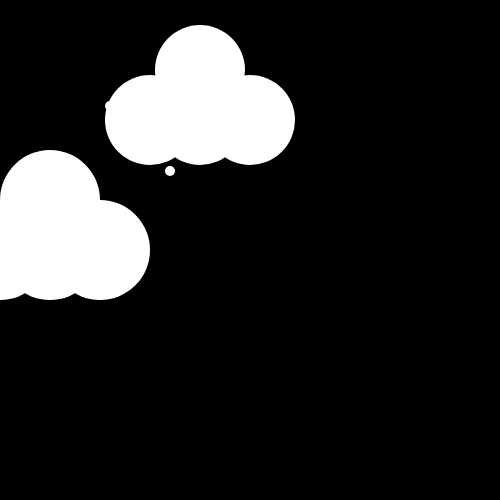
Frame 1 (no input)
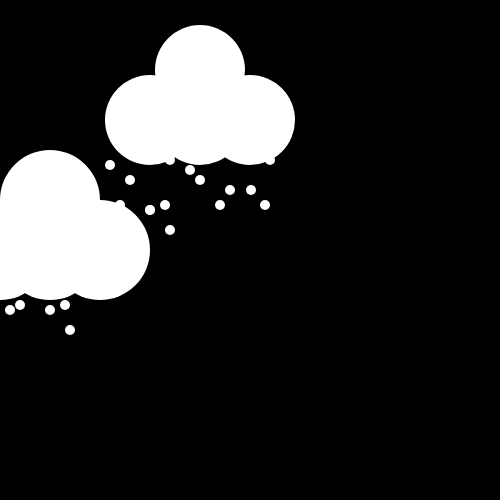
Frame 60 (no input)
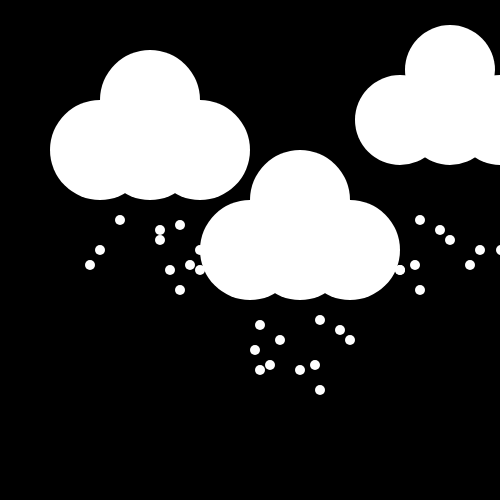
Frame 120 (the mouse pressed at the canvas centre since frame 60)

The p5.js sketch that drew these frames (run headless with seeded random() and noise() and a simulated clock; from frame 60 on, the mouse is pressed at the canvas centre):

// p5.js sketch
// ── sketch.js
let y = 0;


function setup() {
  createCanvas(500, 500);
   background(0);

}

function draw() {

  stroke(0);
  y +=1;

//cloud 1 - the main cloud (middle)
   background(0)
  
   noStroke()
   fill(255);
   circle(0+mouseX, 250, 100);
   circle(50+mouseX, 200, 100);
   circle(100+mouseX, 250, 100);
   circle(50+mouseX, 250, 100);
   
//rain
   circle(10+mouseX, 250+y, 10);
   circle(30+mouseX, 220+y, 10);
   circle(50+mouseX, 250+y, 10);
   circle(70+mouseX, 250+y+20, 10);

   circle(100+mouseX, 220+y, 10);
   circle(90+mouseX, 210+y, 10);
   circle(10+mouseX, 205+y, 10);
   circle(5+mouseX, 230+y, 10);
   circle(70+mouseX, 200+y, 10);
   circle(65+mouseX, 245+y, 10);
   circle(20+mouseX, 245+y, 10);
   





//cloud 2 (the left)
   circle(-150+mouseX, 150, 100);
   circle(-100+mouseX, 100, 100);
   circle(-50+mouseX, 150, 100);
   circle(-100+mouseX, 150, 100);

//rain 2
   circle(-80+mouseX, 150+y, 10);
   circle(-30+mouseX, 120+y, 10);
   circle(-50+mouseX, 150+y, 10);
   circle(-70+mouseX, 150+y+20, 10);

   circle(-90+mouseX, 120+y, 10);
   circle(-90+mouseX, 110+y, 10);
   circle(-70+mouseX, 105+y, 10);
   circle(-50+mouseX, 130+y, 10);
   circle(-30+mouseX, 100+y, 10);
   circle(-60+mouseX, 145+y, 10);

   circle(-150+mouseX, 130+y, 10);
   circle(-130+mouseX, 100+y, 10);
   circle(-160+mouseX, 145+y, 10);








// cloud 3 (the right)
   circle(150+mouseX, 120, 90);
   circle(200+mouseX, 70, 90);
   circle(250+mouseX, 120, 90);
   circle(200+mouseX, 120, 90);



//rain 3
   circle(150+mouseX, 150+y, 10);
   circle(130+mouseX, 120+y, 10);
   circle(150+mouseX, 150+y, 10);
   circle(170+mouseX, 150+y+20, 10);

   circle(200+mouseX, 120+y, 10);
   circle(190+mouseX, 110+y, 10);
   circle(110+mouseX, 105+y, 10);
   circle(251+mouseX, 130+y, 10);
   circle(170+mouseX, 100+y, 10);
   circle(165+mouseX, 145+y, 10);
   circle(120+mouseX, 145+y, 10);

   circle(230+mouseX, 130+y, 10);
   circle(270+mouseX, 100+y, 10);
   circle(265+mouseX, 145+y, 10);
   circle(220+mouseX, 145+y, 10);
   

   
// I feel like this is too simple


}
